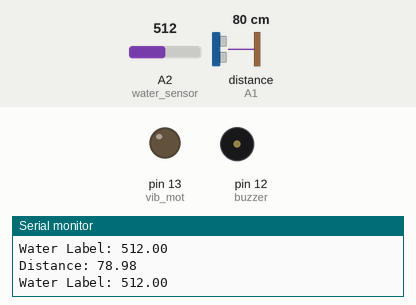
A sketch run on a simulated Arduino Uno, built with avr-gcc and run on an emulated ATmega328P. Shown: output pins drawn as LEDs (lit = HIGH), buzzer (waves = sounding), the last lines printed to the serial monitor. Wiring (inferred from the names in the program): ultrasonic range finder: trigger A0; echo A1. The test bench sets the inputs (shaded band); at power-on: A2 (water_sensor) = 512, distance to the obstacle (sensor on A1) 80 cm. The echo pulse lasts 58.3 µs per cm; pins used as bus, display or sensor lines are not drawn.

Above: at 4.8 s.
4.9 s: A2 (water_sensor) set to 390
9.9 s: distance to the obstacle (sensor on A1) set to 55 cm
14.9 s: distance to the obstacle (sensor on A1) set to 47 cm
At 18.8 s:
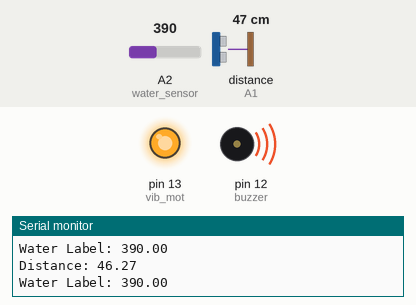
24.2 s: distance to the obstacle (sensor on A1) set to 60 cm
29.2 s: distance to the obstacle (sensor on A1) set to 2 cm
At 33.5 s:
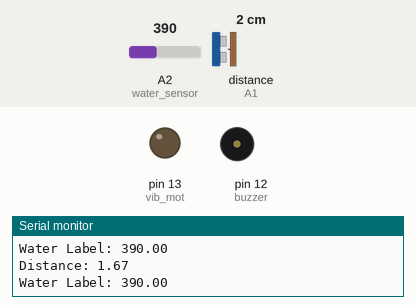
Timing chart, 0 to 38.6 s (numbered marks = the images above; inputs shaded):
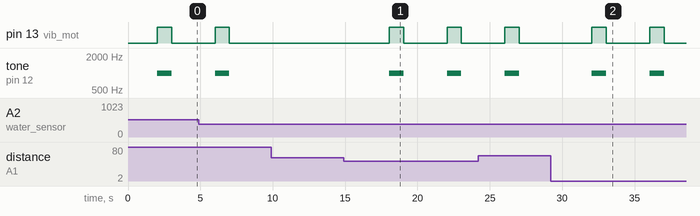

The sketch:

blind_sign.ino
```cpp
#define tigger A0
#define echo A1
#define water_sensor A2

#define vib_mot 13
#define buzzer 12

float time=0;
float distance=0;
float water=0;

void setup() {
  // put your setup code here, to run once:
  Serial.begin(9600);
  pinMode(tigger,OUTPUT);
  pinMode(echo,INPUT);

  //output vibrater and burzzer
  pinMode(vib_mot, OUTPUT);
  pinMode(buzzer, OUTPUT);

}

void loop() {
  // put your main code here, to run repeatedly:

  digitalWrite(tigger,LOW);
  delayMicroseconds(2);
  digitalWrite(tigger,HIGH);
  delayMicroseconds(10);
  digitalWrite(tigger,LOW);
  delayMicroseconds(2);

  //water sensor......
  water=analogRead(water_sensor);


  time=pulseIn(echo,HIGH);
  distance=time*0.034/2;

  Serial.print("Distance: ");
  Serial.println(distance);
  Serial.print("\n");
  Serial.print("Water Label: ");
  Serial.println(water);
  delay(2000);

  if(distance<50 || water>400){
    digitalWrite(vib_mot, HIGH);
    tone(buzzer, 1000);
    delay(1000);
    digitalWrite(vib_mot, LOW);
    noTone(buzzer);
    delay(1000);

    }else{
      digitalWrite(vib_mot, LOW);
      digitalWrite(buzzer, LOW);

      }

}
```

Measured:
- the behaviour switches between 51 and 50 cm on distance to the obstacle (sensor on A1) (found by bisection; images 0 and 1)
- after the input at 14.9 s, pin 13 (vib_mot): alternates HIGH for 1.0 s and LOW for 3.0 s, starting after 3.1 s; tone on pin 12 (buzzer): alternates 1000 Hz for 1.0 s and silent for 3.0 s, starting after 3.1 s
- after the input at 29.2 s, pin 13 (vib_mot): alternates HIGH for 1.0 s and LOW for 3.0 s, starting after 2.9 s; tone on pin 12 (buzzer): alternates 1000 Hz for 1.0 s and silent for 3.0 s, starting after 2.9 s
